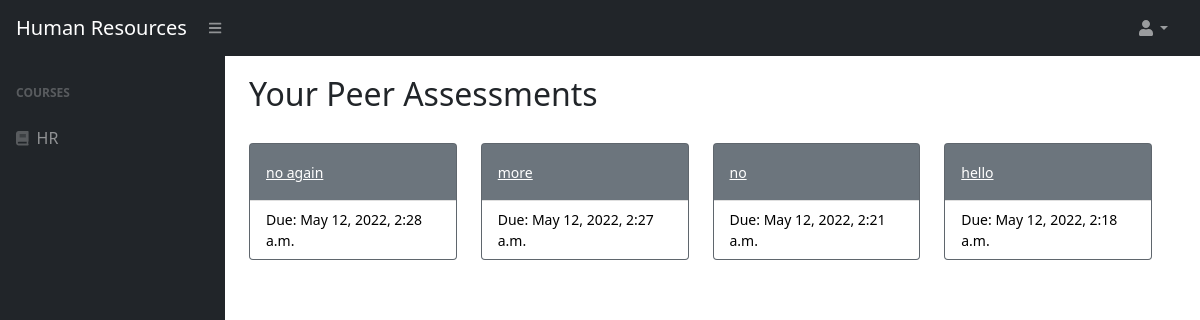
/27/assessments_list/ (signed in), run on an earlier commit of the app's database.
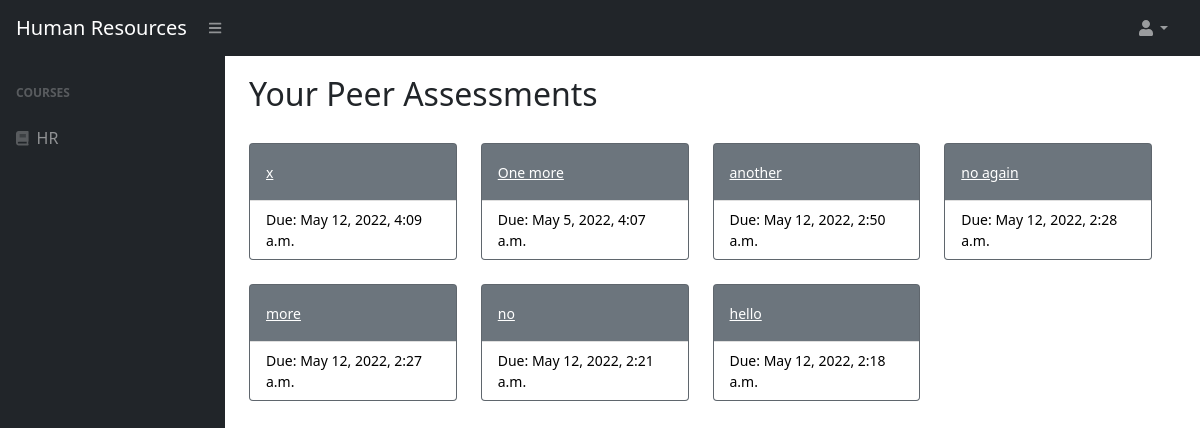
And on a later commit of the database.
### courses/models.py (models this page shows)
class Registration(models.Model):
	student 	= models.EmailField(max_length=120,blank=False)
	team_id 	= models.DecimalField(max_digits=20,decimal_places=0, blank=False)
	course_id	= models.DecimalField(max_digits=20,decimal_places=0, blank=False)
	name = models.CharField(max_length=120)

### assessments/models.py (models this page shows)
class PeerAssessment(models.Model):
    title = models.CharField(max_length=64)
    is_active = models.BooleanField(default=False)
    creator = models.ForeignKey(User, on_delete=models.CASCADE,default=None)
    creation_date = models.DateTimeField(default=timezone.now)
    end_date = models.DateTimeField(default=get_week_ahead)
    course_id = models.IntegerField()
    is_published = models.BooleanField(default=False)

### assessments/views.py (the view)
# urls.py: path('<int:course_pk>/assessments_list/', assessment_views.assessments_list, name='assessments_list'),
@login_required
def assessments_list(request,course_pk):
    peer_assessments = PeerAssessment.objects.filter(course_id=course_pk).order_by("-creation_date").all()
    curr = Course.objects.get(course_id=course_pk)
    data = {
        "course_list": get_user_registrations(request),
        "invitations": get_user_invitations(request),
        "peer_assessments": peer_assessments,
        "current_course_name": curr.name,
        "course_pk": course_pk,
        "user": request.user
    }
    return render(request, "assessments/assessments_list.html", data)

### assessments/views.py (called while the page is built)
def get_user_registrations(request):
    if request.user.is_staff:
        registrations = Course.objects.filter(professor=request.user.email)
    else:
        registrations = Registration.objects.filter(student=request.user.email)
    return registrations

def get_user_invitations(request):
    invitations = []
    if not request.user.is_staff:
        invitations = Invitation.objects.filter(student=request.user.email)
    return invitations

### assessments/templates/assessments/assessments_list.html (shortened to what this page needs)
{% extends "users/home.html" %}
{% load static %}
{% load crispy_forms_tags %}
{% block course_header %}
<div class="col">
    <h1 style="font-size: 1.75rem;" style="align-items:center" class="navbar-brand d-md-inline-block ms-auto">
    </h1>
</div>
<ul class="navbar-nav ms-auto ms-md-0 me-3 me-lg-4">
    <li class="nav-item dropdown">
        <a class="nav-link dropdown-toggle" id="navbarDropdown" href="#" role="button" data-bs-toggle="dropdown"
            aria-expanded="false"><i class="fas fa-user fa-fw"></i></a>
    </li>
</ul>
{% endblock %}
{% block core_content %}
<div class="container-fluid px-4">
    <div class="ui left aligned basic very padded segment">
        <h2 style="margin-bottom: 30px;" class="ui header">Your Peer Assessments</h2>
        {% if peer_assessments %}
        <div class="row col-md-12">
            {% for peer_assessment in peer_assessments %}
            <div class="col-xl-3 col-md-6">
                <div class="card bg-secondary text-white mb-4">
                    <div class="card-body">
                        {% if user.is_staff %}
                        <a class="small text-white stretched-link" style="z-index: 10;"
                            href="{% url 'edit_assessment' peer_assessment.pk course_pk%}">{{peer_assessment.title}}</a>
                        {% else %}
                        {% if peer_assessment.is_published %}
                        <a class="small text-white stretched-link" style="z-index: 10;"
                            href="{% url 'assessment_results' peer_assessment.pk course_pk%}">{{peer_assessment.title}}</a>
                        {% elif peer_assessment.is_active %}
                        <a class="small text-white stretched-link" style="z-index: 10;"
                            href="{% url 'start_assessment' peer_assessment.pk course_pk%}">{{peer_assessment.title}}</a>
                        {% else %}
                        {{peer_assessment.title}}
                        {% endif %}
                        {% endif %}
                    </div>
                    <div style="background-color: white;"
                        class="card-footer d-flex align-items-center justify-content-between small text-black">
                        {% if peer_assessment.is_active %}
                        Due: {{peer_assessment.end_date}}
                        {% else %}
                        Not Active
                        {% endif %}
                    </div>
                </div>
            </div>
            {% endfor %}
        </div>
        {% else %}
        <h2 class="ui header">
            <div class="sub header">You don't have any peer assessments yet, try creating one first!</div>
        </h2>
        {% endif %}
    </div>
</div>
{% endblock %}

### users/templates/users/home.html (shortened to what this page needs)
{% load static %}
{% load crispy_forms_tags %}
<!DOCTYPE html>
<html lang="en">
    <head>
        <link rel="stylesheet"  href="{%  static  'css/styles.css'  %}">
        <link href="https://cdn.jsdelivr.net/npm/simple-datatables@latest/dist/style.css" rel="stylesheet" />
    </head>
    <body class="sb-nav-fixed">
        <nav class="sb-topnav navbar navbar-expand navbar-dark bg-dark">
            <div class="col-2">
                <a class="navbar-brand ps-3" href="/">Human Resources</a>
            </div>
            <div class="col-4">
                <button class="btn btn-link btn-sm order-1 order-lg-0 me-4 me-lg-0" id="sidebarToggle" href="#!"><i class="fas fa-bars"></i></button>
            </div>
            {% block course_header %}{% endblock %}
        </nav>
        <div id="layoutSidenav">
            <div id="layoutSidenav_nav">
                <nav class="sb-sidenav accordion sb-sidenav-dark" id="sidenavAccordion">
                    <div class="sb-sidenav-menu">
                        <div class="nav">
                            <div class="sb-sidenav-menu-heading">Courses</div>
                            {% for course in course_list %}
                            <a class="nav-link" href="{% url 'assessments_list' course.course_id %}">
                                <div class="sb-nav-link-icon"><i class="fas fa-solid fa-book"></i></div>
                                {{ course.name }}
                            </a>
                            {% empty %}
                            <div style="margin-left:5%">No courses for this user</div>
                            {% endfor %}
                        </div>
                    </div>
                </nav>
            </div>
            <div id="layoutSidenav_content">
                <main>
                    {% block core_content %}{% endblock %}
                </main>
            </div>
        </div>
    </body>
</html>

What changed in the data, as far as the page shows it:
added PeerAssessment: title "x", end_date "May 12, 2022, 4:09 a.m."
added PeerAssessment: title "One more", end_date "May 5, 2022, 4:07 a.m."
added PeerAssessment: title "another", end_date "May 12, 2022, 2:50 a.m."
